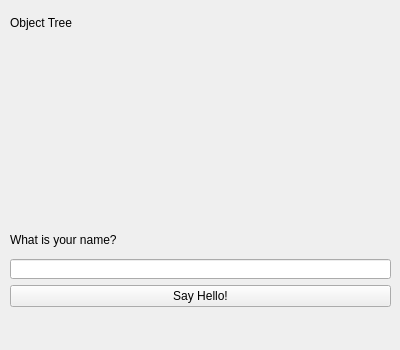
<?xml version="1.0" encoding="UTF-8"?>
<ui version="4.0">
 <class>HelloForm</class>
 <widget class="QWidget" name="HelloForm">
  <property name="geometry">
   <rect>
    <x>0</x>
    <y>0</y>
    <width>400</width>
    <height>350</height>
   </rect>
  </property>
  <property name="minimumSize">
   <size>
    <width>400</width>
    <height>350</height>
   </size>
  </property>
  <property name="maximumSize">
   <size>
    <width>400</width>
    <height>350</height>
   </size>
  </property>
  <property name="windowTitle">
   <string>Hello World</string>
  </property>
  <widget class="QWidget" name="verticalLayoutWidget">
   <property name="geometry">
    <rect>
     <x>10</x>
     <y>10</y>
     <width>381</width>
     <height>328</height>
    </rect>
   </property>
   <layout class="QVBoxLayout" name="verticalLayout">
    <item>
     <widget class="QLabel" name="treeLabel">
      <property name="text">
       <string>Object Tree</string>
      </property>
     </widget>
    </item>
    <item>
     <widget class="QLabel" name="treeDisplayLabel">
      <property name="minimumSize">
       <size>
        <width>0</width>
        <height>180</height>
       </size>
      </property>
      <property name="text">
       <string/>
      </property>
     </widget>
    </item>
    <item>
     <widget class="QLabel" name="nameLbl">
      <property name="text">
       <string>What is your name?</string>
      </property>
     </widget>
    </item>
    <item>
     <widget class="QLineEdit" name="nameEdit">
      <property name="enabled">
       <bool>true</bool>
      </property>
      <property name="minimumSize">
       <size>
        <width>0</width>
        <height>20</height>
       </size>
      </property>
      <property name="maximumSize">
       <size>
        <width>16777215</width>
        <height>20</height>
       </size>
      </property>
     </widget>
    </item>
    <item>
     <widget class="QPushButton" name="helloButton">
      <property name="text">
       <string>Say Hello!</string>
      </property>
     </widget>
    </item>
    <item>
     <widget class="QLabel" name="helloLabel">
      <property name="enabled">
       <bool>true</bool>
      </property>
      <property name="text">
       <string/>
      </property>
      <property name="alignment">
       <set>Qt::AlignCenter</set>
      </property>
     </widget>
    </item>
   </layout>
  </widget>
 </widget>
 <resources/>
 <connections/>
</ui>
